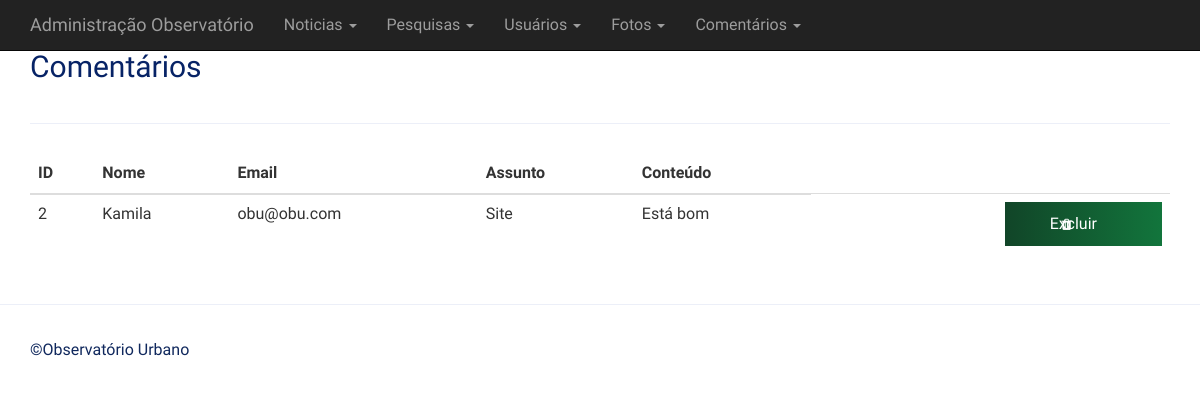
Screenshot of /adm/comentarios/index.php with the database file from the repository.
### tables this page shows
CREATE TABLE `feedback` (
  `id` int(11) NOT NULL COMMENT 'chave da tabela',
  `id_usuario` int(11) NOT NULL COMMENT 'Chave estrangeria da tabela usuário',
  `nome` varchar(30) NOT NULL COMMENT 'Nome de quem enviou o comentário',
  `email` text NOT NULL COMMENT 'e-mail de quem deu o feedback',
  `assunto` varchar(50) NOT NULL COMMENT 'Assunto da mensagem',
  `content` text NOT NULL COMMENT 'conteúdo',
  `created_at` datetime NOT NULL COMMENT 'data de criação',
  `modifed_at` datetime DEFAULT NULL COMMENT 'data de modificação'
);

### adm/inc/database.php (called while the page is built, shortened)
<?php
function open_database() {
	try {
		$conn = new mysqli(DB_HOST, DB_USER, DB_PASSWORD, DB_NAME);
		return $conn;
	} catch (Exception $e) {
		echo $e->getMessage();
		return null;
	}
}
function find( $table = null, $id = null ) {
	$database = open_database();
	$found = null;
	try {
	  if ($id) {
	    $sql = "SELECT * FROM " . $table . " WHERE id = " . $id;
	    $result = $database->query($sql);
	    if ($result->num_rows > 0) {
	      $found = $result->fetch_assoc();
	    }
	  } else {
	    $sql = "SELECT * FROM " . $table;
	    $result = $database->query($sql);
	    if ($result->num_rows > 0) {
	      $found = $result->fetch_all(MYSQLI_ASSOC);
	    }
	  }
	} catch (Exception $e) {
	  $_SESSION['message'] = $e->GetMessage();
	  $_SESSION['type'] = 'danger';
  }
    return $found;
}

### adm/comentarios/functions.php (called while the page is built, shortened)
<?php
function index() {
	$customers = find_all('feedback');
}
function find_all( $table ) {
	return find($table);
  }

### adm/comentarios/index.php (the view, shortened to what this page needs)
<?php
    require_once('functions.php');
    index();
?>
<header>
	<div class="row">
		<div class="col-sm-6">
			<h2>Comentários</h2>
		</div>
</header>
<hr>
<table class="table table-hover">
<thead>
	<tr>
		<th>ID</th>
		<th>Nome</th>
		<th>Email</th>
		<th>Assunto</th>
		<th>Conteúdo</th>
	</tr>
</thead>
<tbody>
<?php if ($customers) : ?>
<?php foreach ($customers as $customer) : ?>
	<tr>
		<td><?php echo $customer['id']; ?></td>
		<td><?php echo $customer['nome']; ?></td>
		<td><?php echo $customer['email']; ?></td>
		<td><?php echo $customer['assunto']; ?></td>
		<td><?php echo $customer['content']; ?></td>
		<td class="actions text-right">
			<a href="#" class="btn btn-sm btn-danger" data-toggle="modal" data-target="#delete-modal" data-customer="<?php echo $customer['id']; ?>">
				<i class="fa fa-trash"></i> Excluir
			</a>
		</td>
	</tr>
<?php endforeach; ?>
<?php else : ?>
	<tr>
		<td colspan="6">Nenhum registro encontrado.</td>
	</tr>
<?php endif; ?>
</tbody>
</table>

### adm/inc/header.php (style rules this page uses)
body { padding-top: 50px; padding-bottom: 20px; }

### rows the page displays
feedback: id "2", nome "Kamila", email "obu@obu.com", assunto "Site", content "Está bom"
